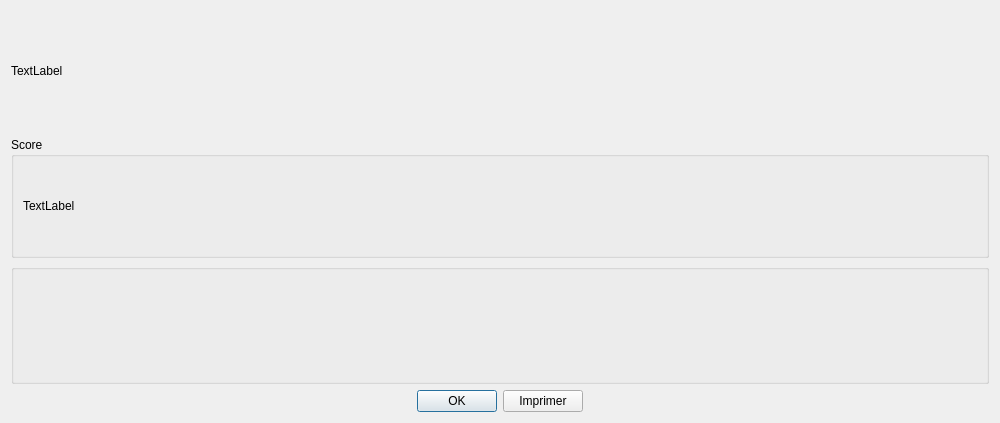
<?xml version="1.0" encoding="UTF-8"?>
<ui version="4.0">
 <class>FenetreStat</class>
 <widget class="QDialog" name="FenetreStat">
  <property name="geometry">
   <rect>
    <x>0</x>
    <y>0</y>
    <width>1000</width>
    <height>423</height>
   </rect>
  </property>
  <property name="windowTitle">
   <string>Dialog</string>
  </property>
  <layout class="QGridLayout" name="gridLayout_3">
   <item row="0" column="0">
    <widget class="QLabel" name="label">
     <property name="text">
      <string>TextLabel</string>
     </property>
    </widget>
   </item>
   <item row="1" column="0">
    <widget class="QGroupBox" name="groupBox_2">
     <property name="title">
      <string>Score</string>
     </property>
     <layout class="QGridLayout" name="gridLayout_5">
      <item row="1" column="0">
       <widget class="QLabel" name="label_5">
        <property name="text">
         <string>TextLabel</string>
        </property>
       </widget>
      </item>
     </layout>
    </widget>
   </item>
   <item row="2" column="0">
    <widget class="QGroupBox" name="groupBox">
     <property name="title">
      <string/>
     </property>
     <layout class="QGridLayout" name="gridLayout_4"/>
    </widget>
   </item>
   <item row="3" column="0">
    <layout class="QGridLayout" name="gridLayout">
     <item row="2" column="0">
      <spacer name="horizontalSpacer_3">
       <property name="orientation">
        <enum>Qt::Horizontal</enum>
       </property>
       <property name="sizeHint" stdset="0">
        <size>
         <width>40</width>
         <height>20</height>
        </size>
       </property>
      </spacer>
     </item>
     <item row="2" column="1">
      <widget class="QPushButton" name="pushButtonOK">
       <property name="text">
        <string>OK</string>
       </property>
      </widget>
     </item>
     <item row="2" column="3">
      <spacer name="horizontalSpacer_2">
       <property name="orientation">
        <enum>Qt::Horizontal</enum>
       </property>
       <property name="sizeHint" stdset="0">
        <size>
         <width>40</width>
         <height>20</height>
        </size>
       </property>
      </spacer>
     </item>
     <item row="2" column="2">
      <widget class="QPushButton" name="pushButton">
       <property name="text">
        <string>Imprimer</string>
       </property>
      </widget>
     </item>
    </layout>
   </item>
  </layout>
 </widget>
 <resources/>
 <connections/>
</ui>
